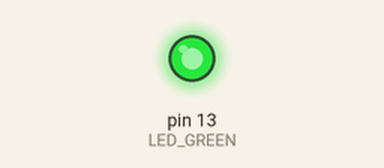
This program was run on a simulated Arduino Uno, built with avr-gcc and run on an emulated ATmega328P. Shown: output pins drawn as LEDs (lit = HIGH).

Above: at 0.8 s.
At 11.6 s:
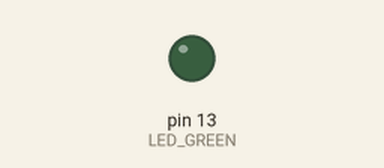
Timing chart, 0 to 16.3 s (numbered marks = the images above):
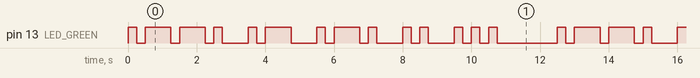

The program:

main.cpp
```cpp
// (licence header left out)
/* Defines -----------------------------------------------------------*/
#define LED_GREEN PB5   // PB5 is AVR pin where green on-board LED
                        // is connected
#define DIT_DELAY           250     // Delay in milliseconds for a DIT (dot)
#define DAH_DELAY           750     // Delay in millisecond for a DAH (comma)
#define INTRA_CHAR_DELAY    250     // Delay between DIT and DAH
#define INTER_CHAR_DELAY    750     // Delay between two chars
#define WORD_SPACE_DELAY    1750    // Delay between two words

#ifndef F_CPU
# define F_CPU 16000000 // CPU frequency in Hz required for delay funcs
#endif

/* Includes ----------------------------------------------------------*/
#include <avr/io.h>     // AVR device-specific IO definitions
#include <util/delay.h> // Functions for busy-wait delay loops


// -----
// This part is needed to use Arduino functions but also physical pin
// names. We are using Arduino-style just to simplify the first lab.
#include "Arduino.h"
#define PB5 13          // In Arduino world, PB5 is called "13"
// -----


/* Function definitions ----------------------------------------------*/
/**********************************************************************
 * Function:    dit(uint8_t pin)
 * Purpose:     write a dit (dot) to the pin specified as a parameter
 * Returns:     none
 **********************************************************************/
void dit(uint8_t pin){
    digitalWrite(LED_GREEN, HIGH);
    _delay_ms(DIT_DELAY);
    digitalWrite(LED_GREEN, LOW);
}

/**********************************************************************
 * Function:    dah(uint8_t pin)
 * Purpose:     write a dah (comma) to the pin specified as a parameter
 * Returns:     none
 **********************************************************************/
void dah(uint8_t pin){
    digitalWrite(LED_GREEN, HIGH);
    _delay_ms(DAH_DELAY);
    digitalWrite(LED_GREEN, LOW);
}


/**********************************************************************
 * Function: Main function where the program execution begins
 * Purpose:  Toggle one LED and use delay library.
 * Returns:  none
 **********************************************************************/
int main(void)
{
    // Set pin where on-board LED is connected as output
    pinMode(LED_GREEN, OUTPUT);

    // Infinite loop
    while (1)
    {
        // PARIS i morse

        // Generate a lettre `P` Morse code : .--.
        dit(LED_GREEN);
        _delay_ms(INTRA_CHAR_DELAY);
        dah(LED_GREEN);
        _delay_ms(INTRA_CHAR_DELAY);
        dah(LED_GREEN);
        _delay_ms(INTRA_CHAR_DELAY);
        dit(LED_GREEN);
        _delay_ms(INTER_CHAR_DELAY);

        // Generate a lettre `A` Morse code : .-
        dit(LED_GREEN);
        _delay_ms(INTRA_CHAR_DELAY);
        dah(LED_GREEN);
        _delay_ms(INTER_CHAR_DELAY);

        // Generate a lettre `R` Morse code : .-.
        dit(LED_GREEN);
        _delay_ms(INTRA_CHAR_DELAY);
        dah(LED_GREEN);
        _delay_ms(INTRA_CHAR_DELAY);
        dit(LED_GREEN);
        _delay_ms(INTER_CHAR_DELAY);

        // Generate a lettre `I` Morse code : ..
        dit(LED_GREEN);
        _delay_ms(INTRA_CHAR_DELAY);
        dit(LED_GREEN);
        _delay_ms(INTER_CHAR_DELAY);

        // Generate a lettre `S` Morse code : ...
        dit(LED_GREEN);
        _delay_ms(INTRA_CHAR_DELAY);
        dit(LED_GREEN);
        _delay_ms(INTRA_CHAR_DELAY);
        dit(LED_GREEN);
        _delay_ms(WORD_SPACE_DELAY);
    }

    // Will never reach this
    return 0;
}
```

Measured:
- by itself, pin 13 (LED_GREEN): moves between LOW and HIGH, repeating every 12.5 s
- by itself, everything shown: repeats every 12.5 s, in 28 steps
